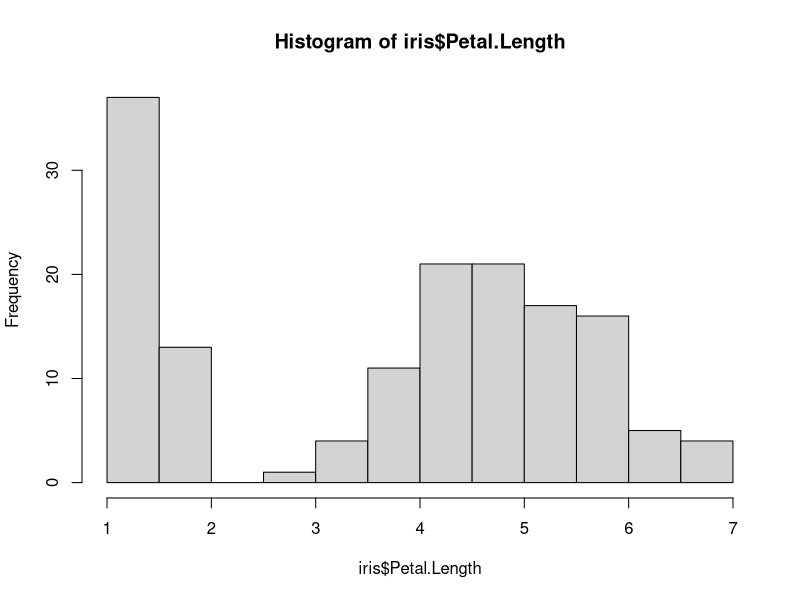

This chart was generated by the following R code:
data(iris)
install.packages("dplyr")
library(dplyr)
head(iris)
selected_Column <- dplyr:: select(iris, Species)
getwd()
mean(iris$Petal.Length)
hist(iris$Petal.Length)

